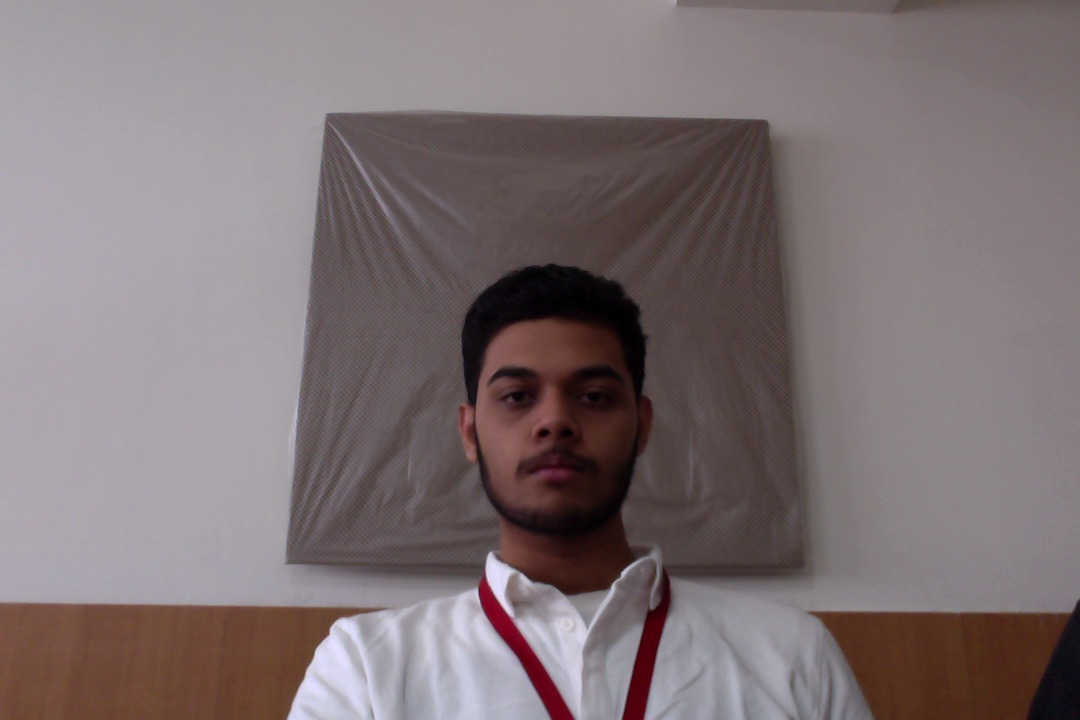
#> input picture anish.JPG, 1080 x 720 px, found by its file name
$ python tester.py
#> lines starting #> are read from the running program, lines starting #| are printed output that depends on the picture
### faceRecognition.py
import cv2
import os
import numpy as np

def face_detection(test_img):
    gray_img = cv2.cvtColor(test_img,cv2.COLOR_BGR2GRAY)
    face_haar_cascade = cv2.CascadeClassifier('/Users/anish/desktop/openCV/HaarCascades/haarcascade_frontalface_default.xml')
    faces = face_haar_cascade.detectMultiScale(gray_img,1.32,5)
    return faces,gray_img

# [28 lines left out: functions labels_for_training_data, train_clasifier, not called in this run]

def draw_rect(test_img,face):
    (x,y,w,h)=face
    cv2.rectangle(test_img,(x,y),(x+w,y+h),(255,0,0),thickness=5)

def put_text(test_img,text,x,y):
    cv2.putText(test_img,text,(x,y),cv2.FONT_HERSHEY_DUPLEX,5,(255,0,0),6)


### tester.py
#!/usr/bin/env python3
# -*- coding: utf-8 -*-
"""
Created on Sun Dec  2 07:30:15 2018

@author: anish
"""

import cv2
import os
import time
import numpy as np
import faceRecognition as fr
import sqlite3
import xlwt
from xlwt import Workbook


test_img = cv2.imread('/Users/anish/desktop/openCV/anish.JPG')
#> test_img is the input picture: shape (720, 1080, 3); mean B, G, R 116.4, 114.5, 126.3
faces_detected,gray_img = fr.face_detection(test_img)
#> in face_detection, `gray_img = cv2.cvtColor(test_img,cv2.COLOR_BGR2GRAY)`:
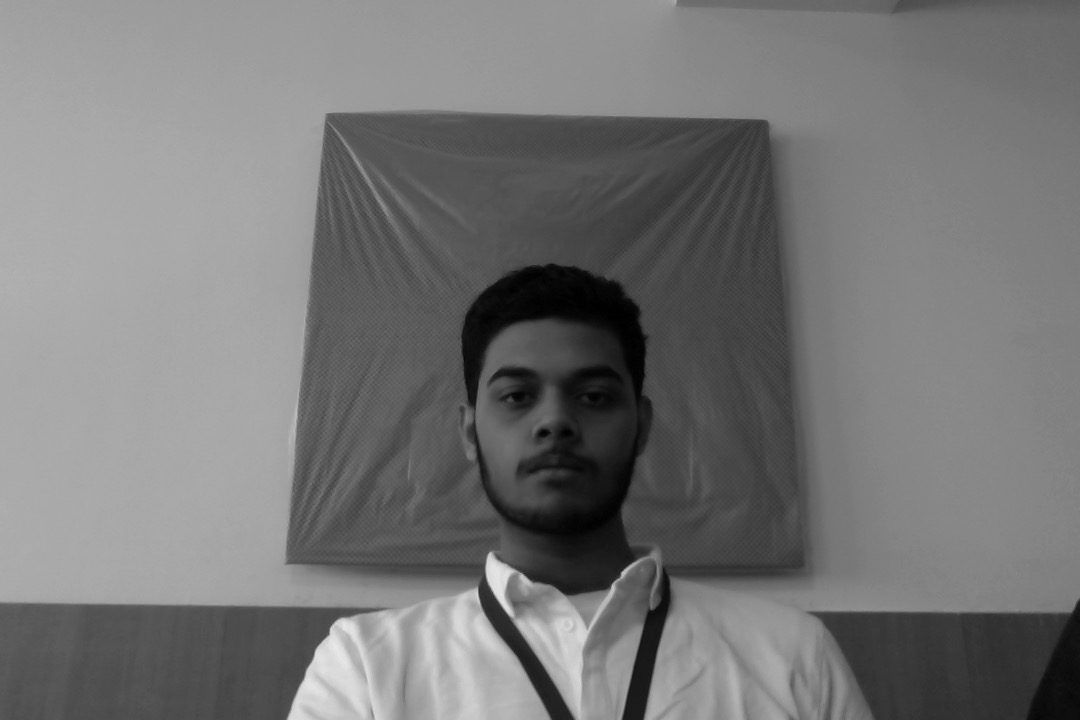
#> gray_img: shape (720, 1080); min 0, max 233, mean 118.2
#> in face_detection, `faces = face_haar_cascade.detectMultiScale(gray_img,1.32,5)`: faces = [[456, 315, 197, 197]]
#> faces_detected = [[456, 315, 197, 197]]
#for (x,y,w,h) in faces_detected:
 #   cv2.rectangle(test_img,(x,y),(x+w,y+h),(255,0,0),thickness=5)

conn = sqlite3.connect("Face-DataBase")
cur = conn.cursor()
ex = "SELECT ID,Name from Students"
#> (the run stopped early here; a loop or call above may not have finished)

$ run again, with h.JPG copied over anish.JPG
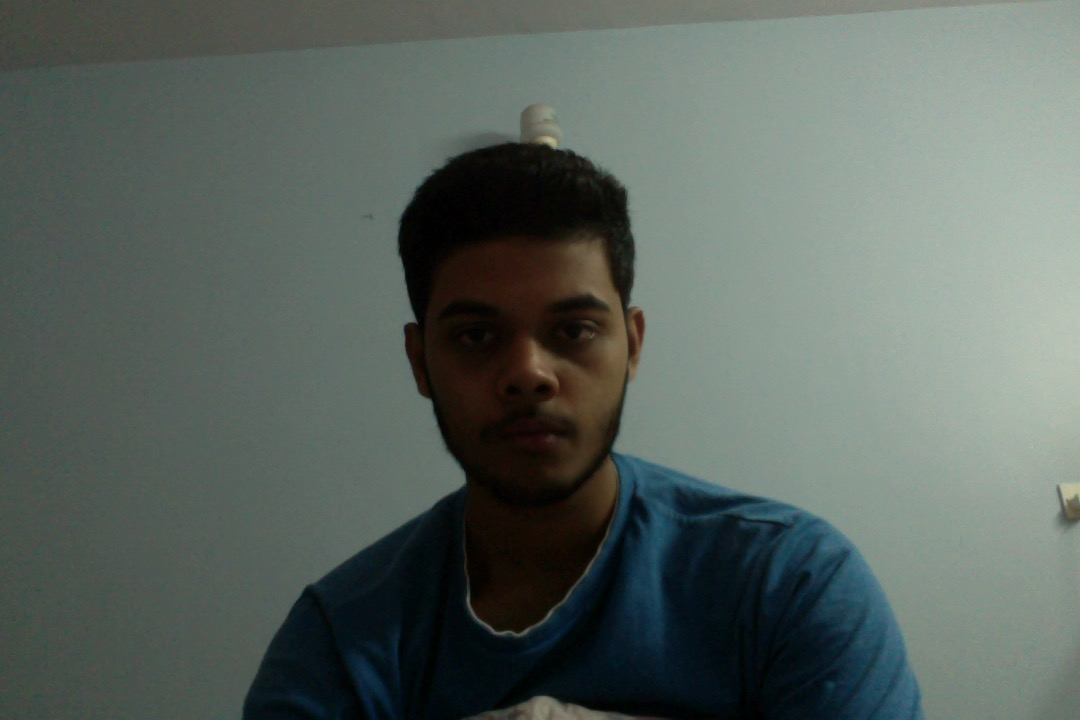
#> input picture h.JPG, 1080 x 720 px, found by its file name
#> test_img is the input picture: shape (720, 1080, 3); mean B, G, R 94.7, 100.2, 90.3
#> in face_detection, `gray_img = cv2.cvtColor(test_img,cv2.COLOR_BGR2GRAY)`:
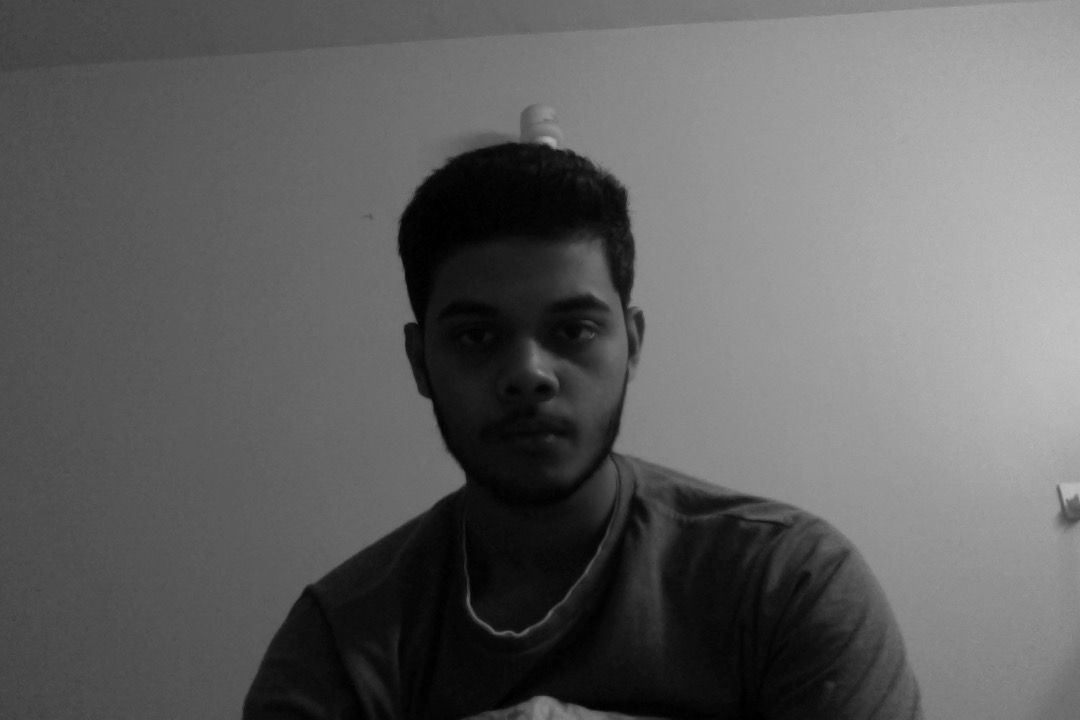
#> gray_img: shape (720, 1080); min 0, max 194, mean 96.6
#> faces = [[396, 229, 259, 259]]
